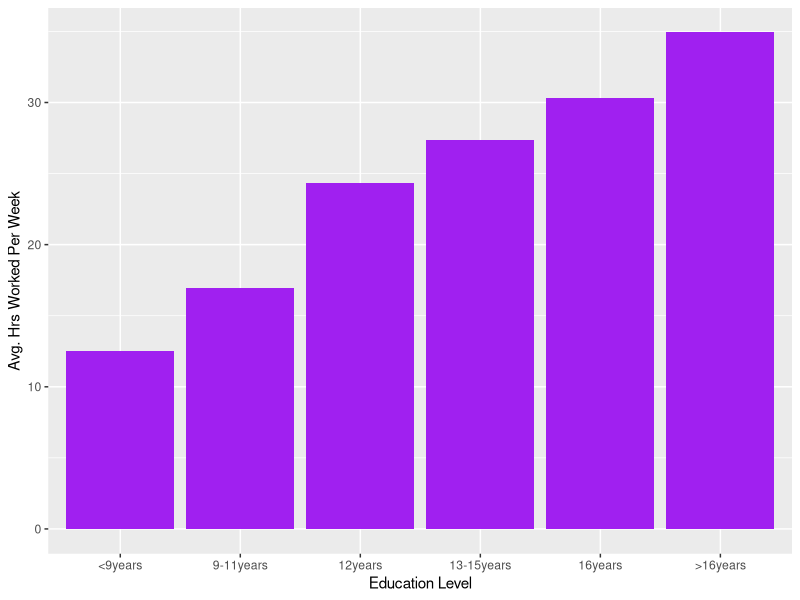
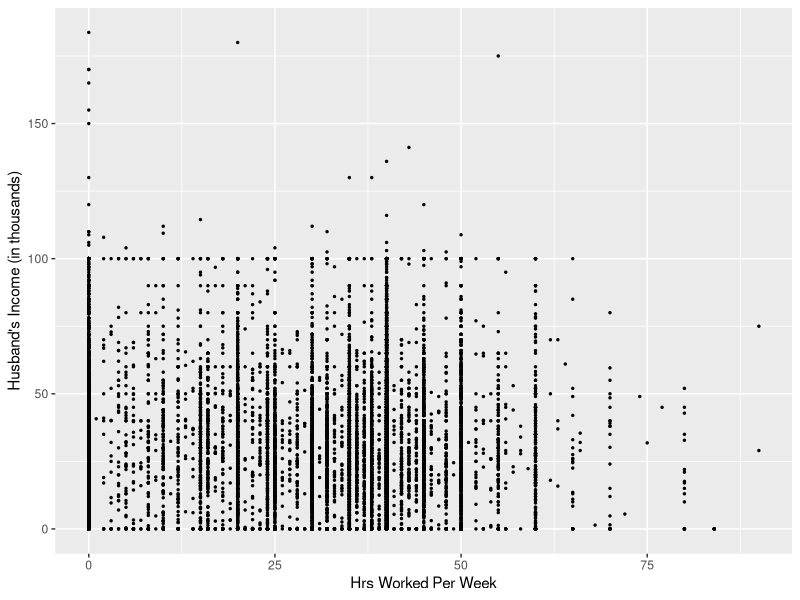
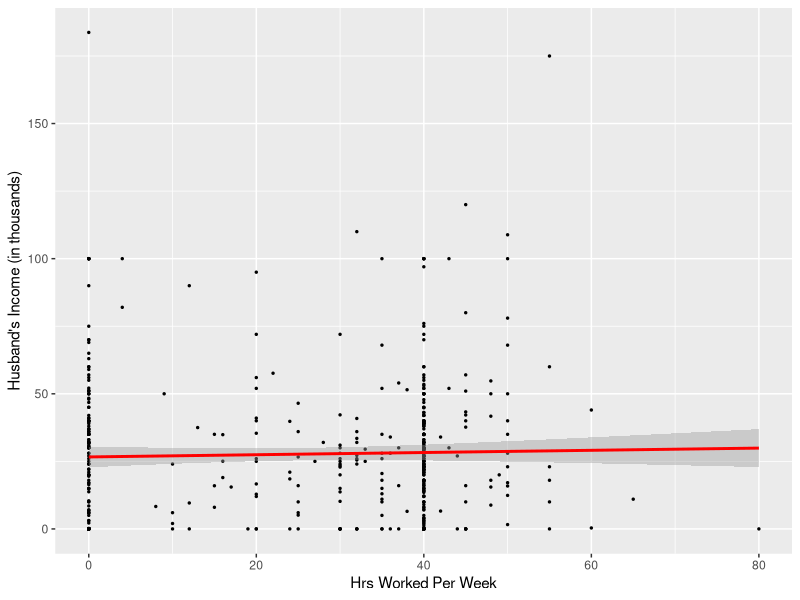

Write R code to recreate these figures, in order.
data <- read.csv("HI.csv")
library(ggplot2)
library(dplyr)

#mean-center husband's income 
data$husby_center <- data$husby - mean(data$husby)

#create levels for the factor variable "Education"
education_order <- c("<9years", "9-11years", "12years", "13-15years", "16years", ">16years")

#make a new df for mean hours worked per education level
data_summary <- data |>
  group_by(education) |>
  summarise(mean_whrswk = mean(whrswk)) |>
  mutate(education = factor(education, levels = education_order))

#First plot: Histogram
ggplot(data_summary, aes(x = education, y = mean_whrswk)) + 
  geom_col(fill = "purple") +
  labs(x = "Education Level", y = "Avg. Hrs Worked Per Week")

#Second plot: Scatterplot (full dataset)
ggplot(data, aes(x = whrswk, y = husby)) +
  geom_point(size = 0.5) +
  labs(x = "Hrs Worked Per Week", y = "Husband's Income (in thousands)")

#Third plot: Scatterplot with a sample of the dataset and correlation line
data_sample <- data |>
  sample_n(500)

ggplot(data_sample, aes(x = whrswk, y = husby)) +
  geom_point(size = 0.5) +
  geom_smooth(method = "lm", color = "red", se = T) +
  labs(x = "Hrs Worked Per Week", y = "Husband's Income (in thousands)")

cor(data$whrswk, data$husby) #equals 0.019




